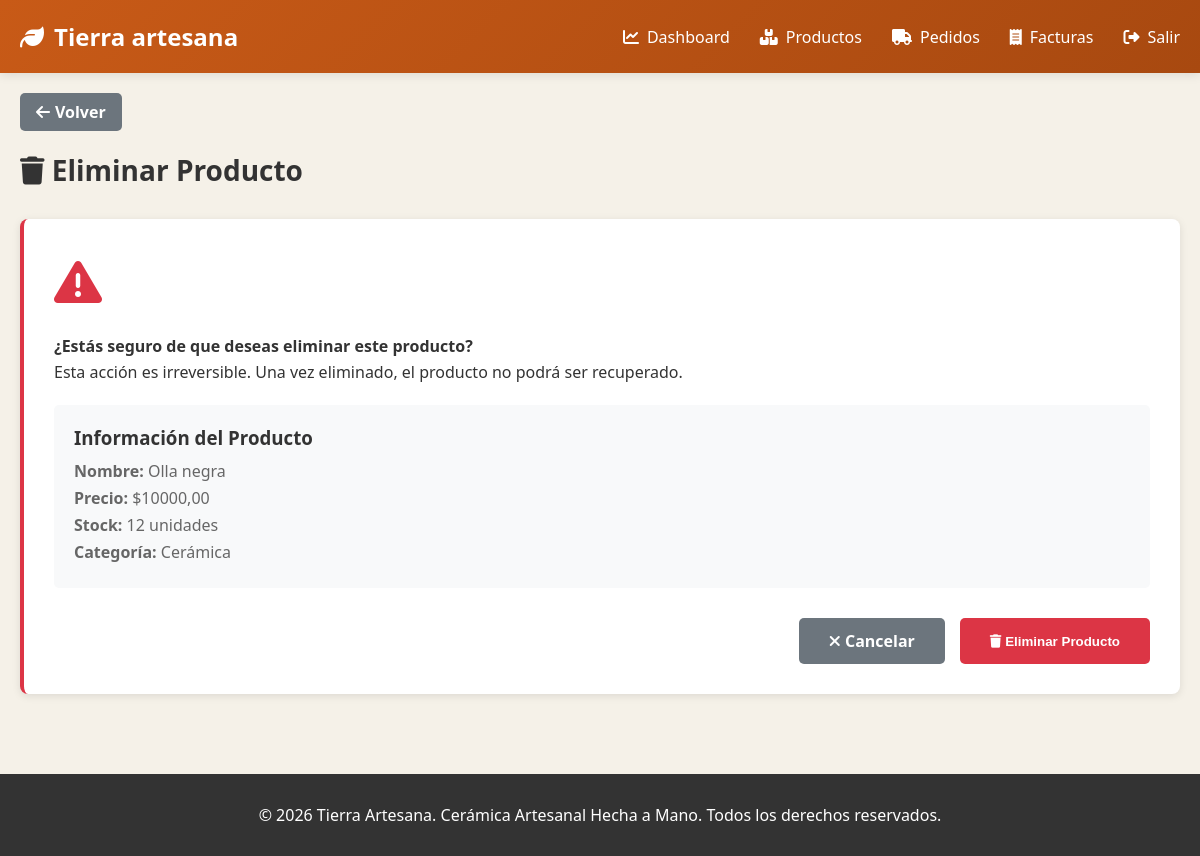
Screenshot of /dashboard/productos/eliminar/7/ (signed in) with the database file from the repository.
### tienda/models.py (models this page shows, shortened)
class Producto(models.Model):
    nombre = models.CharField(max_length=200)
    descripcion = models.TextField()
    precio = models.DecimalField(max_digits=10, decimal_places=2)
    categoria = models.ForeignKey(Categoria, on_delete=models.SET_NULL, null=True, blank=True)
    cantidad_disponible = models.IntegerField()
    imagen = models.ImageField(upload_to='productos/', blank=True, null=True)
    tallas = models.CharField(max_length=200, blank=True, default='')
    fecha_creacion = models.DateTimeField(auto_now_add=True)
    activo = models.BooleanField(default=True)

class Categoria(models.Model):
    nombre = models.CharField(max_length=100)
    descripcion = models.TextField(blank=True)
    class Meta:
        verbose_name_plural = "Categorías"

### tienda/views.py (the view)
# urls.py: path('dashboard/productos/eliminar/<int:producto_id>/', views.productos_eliminar, name='productos_eliminar'),
@login_required(login_url='iniciar_sesion')
def productos_eliminar(request, producto_id):
    if not verificar_admin(request):
        return redirect('index')
    producto = get_object_or_404(Producto, id=producto_id)
    if request.method == 'POST':
        nombre = producto.nombre
        producto.delete()
        messages.success(request, f'Producto "{nombre}" eliminado exitosamente')
        return redirect('productos_lista')
    context = {
        'producto': producto,
    }
    return render(request, 'tienda/productos_eliminar.html', context)

### tienda/views.py (called while the page is built)
def verificar_admin(request):
    return request.user.is_authenticated and (request.user.is_staff or request.user.is_superuser)

### templates/tienda/productos_eliminar.html (shortened to what this page needs)
{% extends "tienda/base.html" %}
{% block content %}
    <div class="admin-container">
        <a href="{% url 'productos_lista' %}" class="btn-back"><i class="fas fa-arrow-left"></i> Volver</a>
        <div class="page-header">
            <h1><i class="fas fa-trash"></i> Eliminar Producto</h1>
        </div>
        <div class="alert-container">
            <div class="alert-icon">
                <i class="fas fa-exclamation-triangle"></i>
            </div>
            <div class="alert-message">
                <strong>¿Estás seguro de que deseas eliminar este producto?</strong>
                <p>Esta acción es irreversible. Una vez eliminado, el producto no podrá ser recuperado.</p>
            </div>
            <div class="product-info">
                <h3>Información del Producto</h3>
                <p><strong>Nombre:</strong> {{ producto.nombre }}</p>
                <p><strong>Precio:</strong> ${{ producto.precio }}</p>
                <p><strong>Stock:</strong> {{ producto.cantidad_disponible }} unidades</p>
                {% if producto.categoria %}
                    <p><strong>Categoría:</strong> {{ producto.categoria.nombre }}</p>
                {% endif %}
            </div>
            <form method="POST">
                <div class="button-group">
                    <a href="{% url 'productos_lista' %}" class="btn-cancel"><i class="fas fa-times"></i> Cancelar</a>
                    <button type="submit" class="btn-delete"><i class="fas fa-trash"></i> Eliminar Producto</button>
                </div>
            </form>
        </div>
    </div>
{% endblock %}

### rows the page displays
Producto: nombre "Olla negra", precio "10000,00", cantidad_disponible "12", categoria.nombre "Cerámica"
